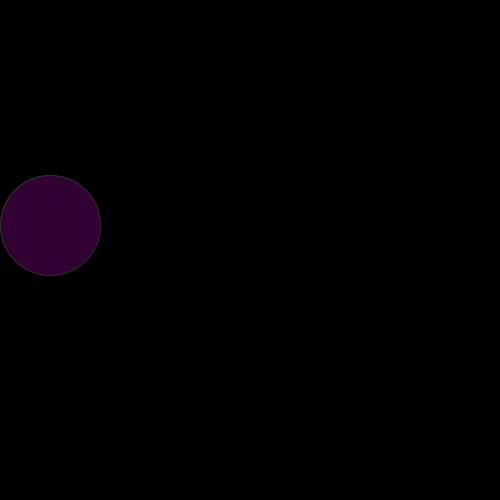
Frame 1 (no input)
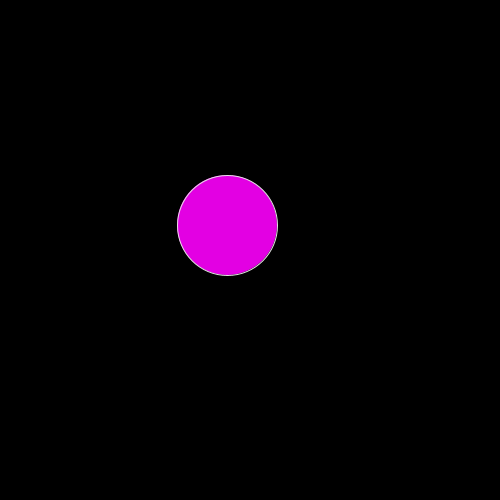
Frame 60 (the mouse pressed at the canvas centre just before this capture)
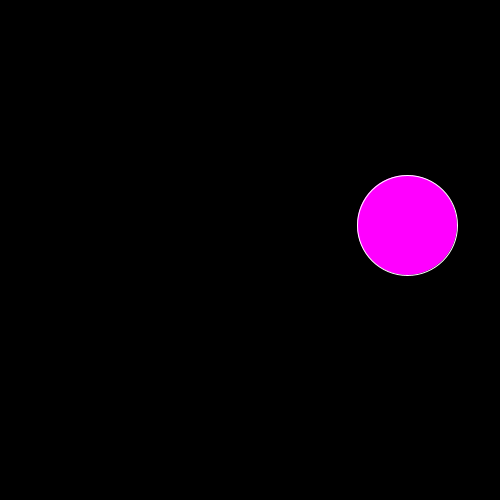
Frame 120 (the mouse held since frame 60 and released just before this capture)

The Processing sketch that drew these frames (run headless with seeded random() and noise(); from frame 60 on, the mouse is pressed at the canvas centre):

// Processing sketch: circle
// ── circle.pde
void setup()
{
  size(500, 500);
}
int i = 50;
int speed = 3;
void draw()
{
  background(0);
  fill(i, -i, i);
  stroke(i, i, i);
  ellipse(i, 225, 100, 100); 
  if(i>449 || i<50){
    speed *= -1;
  }
  i += speed;

}
